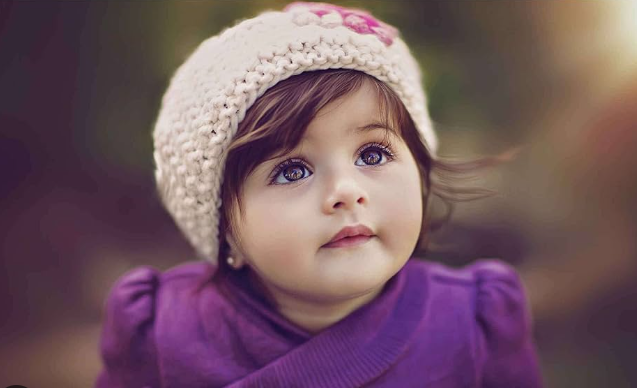
#> input picture cartoonising_input.png, 637 x 388 px
$ jupyter execute cartoonising.ipynb
#> lines starting #> are read from the running program, lines starting #| are printed output that depends on the picture; after the words box and inside, x2 and y2 are one past the last pixel; in counts of white or black regions, pixels touching at a corner belong together
[cell 1]
from google.colab import files
uploaded = files.upload()
#> the answer given: cartoonising_input.png

[cell 2]
print(uploaded)

[cell 3]
import cv2
from google.colab.patches import cv2_imshow
class Cartoonizer:
 """Cartoonizer effect
  A class that applies a cartoon effect to an image.
  The class uses a bilateral filter and adaptive thresholding to create
  a cartoon effect.
 """
 def __init__(self):
  pass

 def render(self, img_rgb):
#> called with img_rgb = 'cartoonising_input.png'
  img_rgb = cv2.imread(img_rgb)
#> img_rgb is the input picture: shape (388, 637, 3); mean B, G, R 97, 87.8, 116
  img_rgb = cv2.resize(img_rgb, (1366,768))
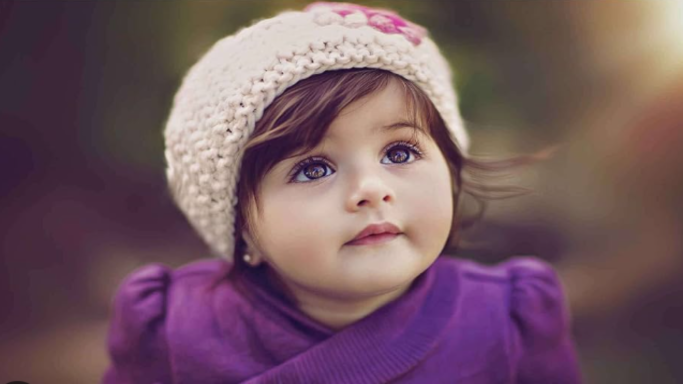
#> img_rgb: shape (768, 1366, 3) (shown at 1/2 size); mean B, G, R 96.9, 87.7, 115.9
  numDownSamples = 2  # number of downscaling steps
  numBilateralFilters = 50 # number of bilateral filtering steps

  # -- STEP 1 --

  # downsample image using Gaussian pyramid
  img_color = img_rgb
  for _ in range(numDownSamples):
   img_color = cv2.pyrDown(img_color)
#> this loop made 2 passes
#> pass 1, in render, `img_color = cv2.pyrDown(img_color)`:
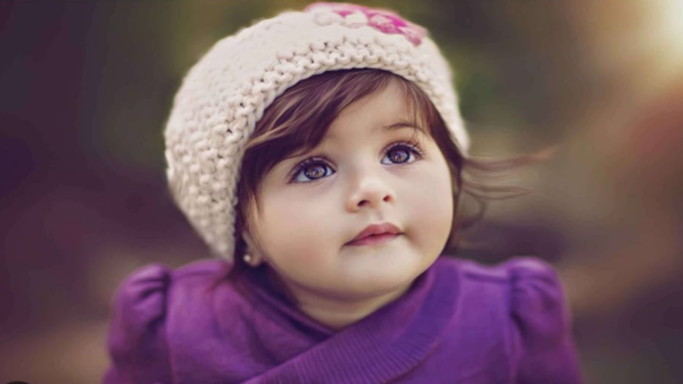
#> img_color: shape (384, 683, 3); mean B, G, R 96.9, 87.7, 115.9

  #cv2.imshow("downcolor",img_color)
  #cv2.waitKey(0)
  # repeatedly apply small bilateral filter instead of applying
  # one large filter
  for _ in range(numBilateralFilters):
   img_color = cv2.bilateralFilter(img_color, 9, 9, 7)
#> img_color: shape (192, 342, 3)

  #cv2.imshow("bilateral filter",img_color)
  #cv2.waitKey(0)
  # upsample image to original size
  for _ in range(numDownSamples):
   img_color = cv2.pyrUp(img_color)
  #cv2.imshow("upscaling",img_color)
  #cv2.waitKey(0)

  # -- STEPS 2 and 3 --
  # convert to grayscale and apply median blur
  img_gray = cv2.cvtColor(img_rgb, cv2.COLOR_RGB2GRAY)
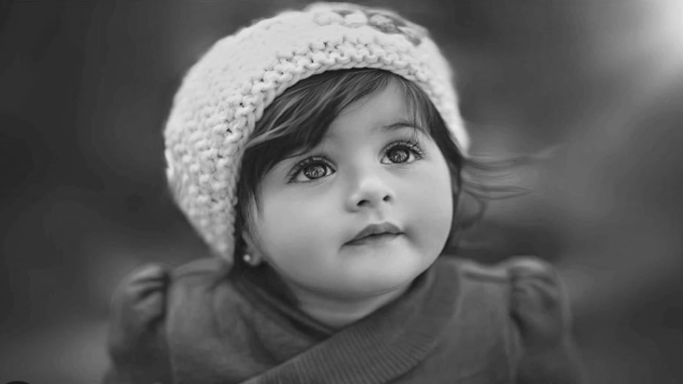
#> img_gray: shape (768, 1366) (shown at 1/2 size); min 11, max 238, mean 93.7
  img_blur = cv2.medianBlur(img_gray, 3)
  #cv2.imshow("grayscale+median blur",img_color)
  #cv2.waitKey(0)

  # -- STEP 4 --
  # detect and enhance edges
  img_edge = cv2.adaptiveThreshold(img_blur, 255,
          cv2.ADAPTIVE_THRESH_MEAN_C,
          cv2.THRESH_BINARY, 9, 2)
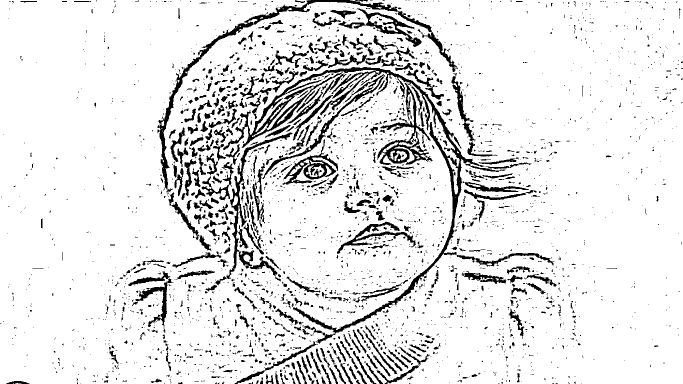
#> img_edge: shape (768, 1366) (shown at 1/2 size); 89.6% white; 3093 black regions (2549 under 20 px), largest, box (x1, y1, x2, y2) and area: (446, 134, 1062, 666) 15290, (315, 0, 916, 385) 7203, (755, 166, 865, 330) 3788
  #cv2.imshow("edge",img_edge)
  #cv2.waitKey(0)

  # -- STEP 5 --
  # convert back to color so that it can be bit-ANDed with color image
  (x,y,z) = img_color.shape
#> x = 768; y = 1368; z = 3
  img_edge = cv2.resize(img_edge,(y,x))
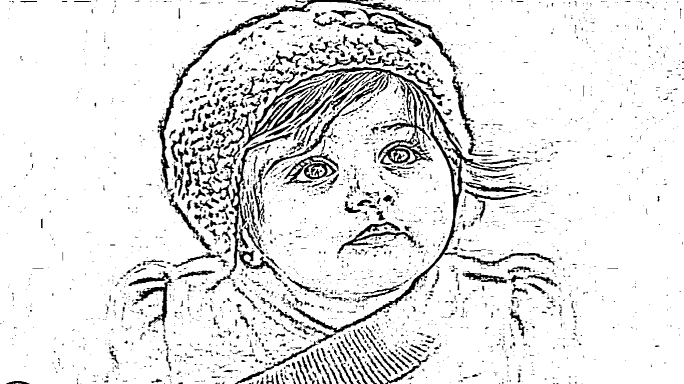
#> img_edge: shape (768, 1368) (shown at 1/2 size); min 0, max 255, mean 228.4
  img_edge = cv2.cvtColor(img_edge, cv2.COLOR_GRAY2RGB)
#> img_edge: shape (768, 1368, 3)
  cv2.imwrite("edge.png",img_edge)
  # [4 lines of commented-out code are left out]
  return cv2.bitwise_and(img_color, img_edge)
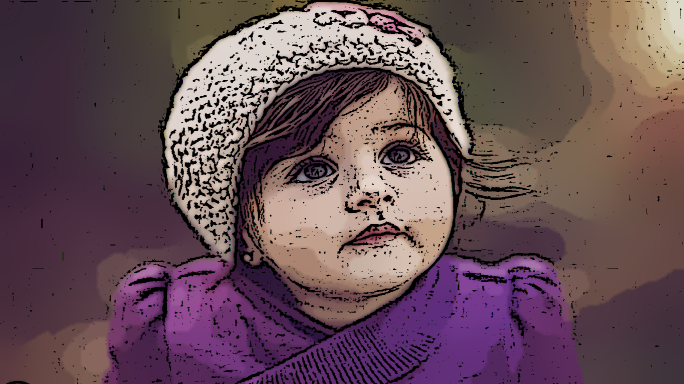
#> returned value: shape (768, 1368, 3) (shown at 1/2 size); mean of channels 0, 1, 2 85.7, 77.7, 102.6; drawn as B, G, R

tmp_canvas = Cartoonizer()

file_name = "cartoonising_input.png" #File_name will come here
res = tmp_canvas.render(file_name)

cv2.imwrite("cartoonising_ouput.png", res)
cv2_imshow(res)
cv2.waitKey(0)
cv2.destroyAllWindows()
